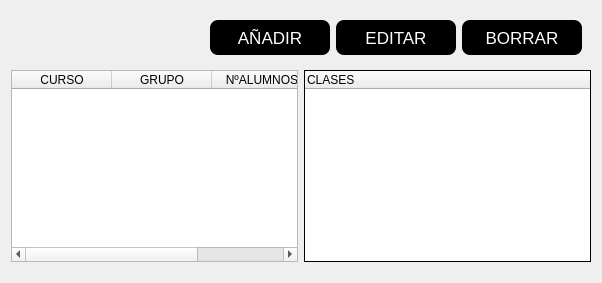
                <widget class="QWidget" name="clase">
                 <attribute name="title">
                  <string>Clase</string>
                 </attribute>
                 <layout class="QVBoxLayout" name="verticalLayout_11">
                  <item>
                   <layout class="QGridLayout" name="gridLayout_6">
                    <property name="bottomMargin">
                     <number>10</number>
                    </property>
                    <item row="1" column="0">
                     <widget class="QTableWidget" name="tbl_clases">
                      <column>
                       <property name="text">
                        <string>CURSO</string>
                       </property>
                      </column>
                      <column>
                       <property name="text">
                        <string>GRUPO</string>
                       </property>
                      </column>
                      <column>
                       <property name="text">
                        <string>NºALUMNOS</string>
                       </property>
                      </column>
                     </widget>
                    </item>
                    <item row="0" column="0" colspan="2">
                     <widget class="QFrame" name="frame_5">
                      <layout class="QHBoxLayout" name="horizontalLayout">
                       <item>
                        <spacer name="horizontalSpacer_4">
                         <property name="orientation">
                          <enum>Qt::Horizontal</enum>
                         </property>
                         <property name="sizeType">
                          <enum>QSizePolicy::Preferred</enum>
                         </property>
                         <property name="sizeHint" stdset="0">
                          <size>
                           <width>190</width>
                           <height>20</height>
                          </size>
                         </property>
                        </spacer>
                       </item>
                       <item>
                        <widget class="QPushButton" name="btn_addclase">
                         <property name="minimumSize">
                          <size>
                           <width>120</width>
                           <height>35</height>
                          </size>
                         </property>
                         <property name="maximumSize">
                          <size>
                           <width>100</width>
                           <height>16777215</height>
                          </size>
                         </property>
                         <property name="styleSheet">
                          <string notr="true">*{
font:17px;
}
QPushButton{
color:white;
background:black;
border-radius:8px;
}
QPushButton:hover{
background-color:rgb(0, 170, 0);
 
border-radius:8px;
}</string>
                         </property>
                         <property name="text">
                          <string>AÑADIR</string>
                         </property>
                        </widget>
                       </item>
                       <item>
                        <widget class="QPushButton" name="btn_editclase">
                         <property name="minimumSize">
                          <size>
                           <width>120</width>
                           <height>35</height>
                          </size>
                         </property>
                         <property name="maximumSize">
                          <size>
                           <width>100</width>
                           <height>16777215</height>
                          </size>
                         </property>
                         <property name="styleSheet">
                          <string notr="true">*{
font:17px;
}
QPushButton{
color:white;
background:black;
border-radius:8px;
}
QPushButton:hover{
background-color:rgb(0, 170, 0);
 
border-radius:8px;
}</string>
                         </property>
                         <property name="text">
                          <string>EDITAR</string>
                         </property>
                        </widget>
                       </item>
                       <item>
                        <widget class="QPushButton" name="btn_borrarclase">
                         <property name="minimumSize">
                          <size>
                           <width>120</width>
                           <height>35</height>
                          </size>
                         </property>
                         <property name="maximumSize">
                          <size>
                           <width>100</width>
                           <height>16777215</height>
                          </size>
                         </property>
                         <property name="styleSheet">
                          <string notr="true">*{
font:17px;
}
QPushButton{
color:white;
background:black;
border-radius:8px;
}
QPushButton:hover{
background-color:rgb(0, 170, 0);
 
border-radius:8px;
}</string>
                         </property>
                         <property name="text">
                          <string>BORRAR</string>
                         </property>
                        </widget>
                       </item>
                      </layout>
                     </widget>
                    </item>
                    <item row="1" column="1">
                     <widget class="QTreeWidget" name="treeClases">
                      <property name="frameShape">
                       <enum>QFrame::Box</enum>
                      </property>
                      <property name="frameShadow">
                       <enum>QFrame::Plain</enum>
                      </property>
                      <attribute name="headerCascadingSectionResizes">
                       <bool>false</bool>
                      </attribute>
                      <column>
                       <property name="text">
                        <string>CLASES</string>
                       </property>
                      </column>
                     </widget>
                    </item>
                   </layout>
                  </item>
                 </layout>
                </widget>
